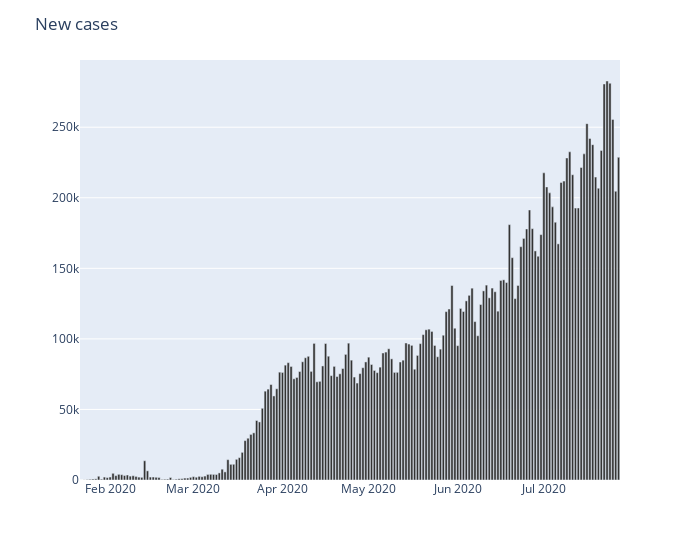

Notebook cell for this chart:
### Code cell
plot_daywise('New cases', '#333333')

### Figure 1 — Plotly figure (JSON) as saved in the notebook; plotly's stock layout.template omitted (floating-point values rounded to 4 significant figures; data arrays with more than 128 entries replaced by an {"elided": "..."} marker saying what was removed)
{"data": [{"alignmentgroup": "True", "hovertemplate": "Date=%{x}<br>New cases=%{y}<extra></extra>", "legendgroup": "", "marker": {"color": "#333333"}, "name": "", "offsetgroup": "", "orientation": "v", "showlegend": false, "textposition": "auto", "type": "bar", "x": {"elided": "188 str values"}, "xaxis": "x", "y": {"elided": "188 int values"}, "yaxis": "y"}], "layout": {"barmode": "relative", "legend": {"tracegroupgap": 0}, "margin": {"t": 60}, "title": {"text": "New cases"}, "width": 700, "xaxis": {"anchor": "y", "domain": [0, 1], "title": {"text": ""}}, "yaxis": {"anchor": "x", "domain": [0, 1], "title": {"text": ""}}}}
